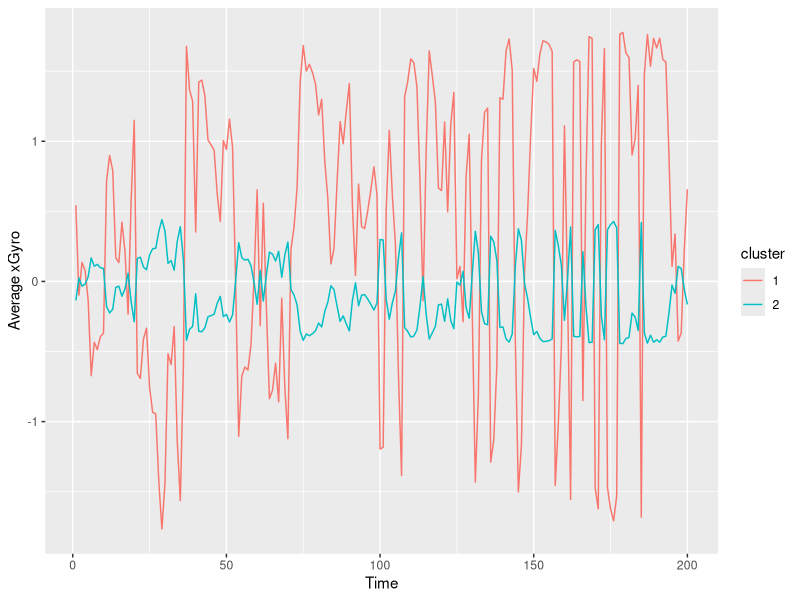
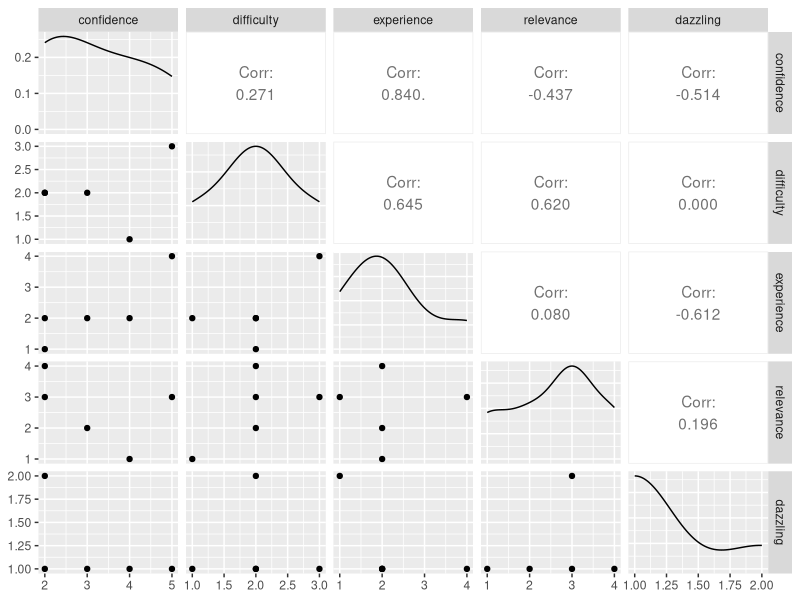
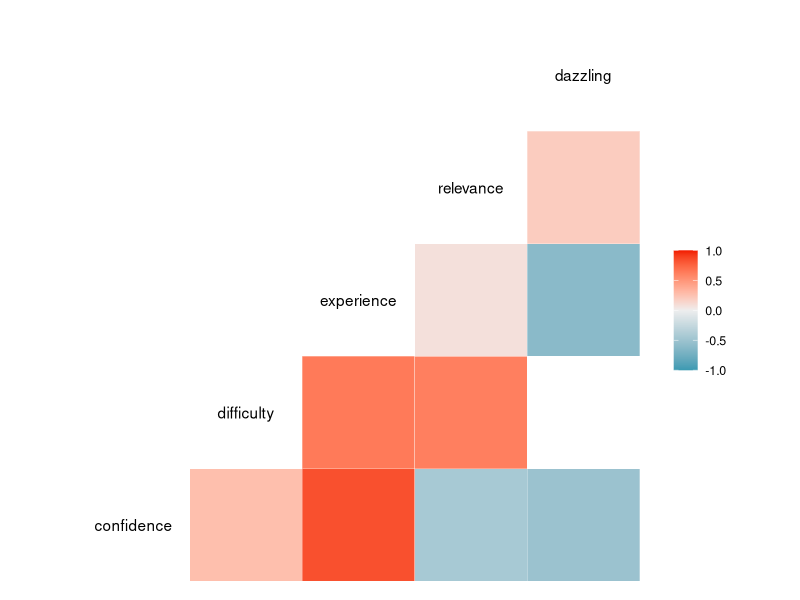
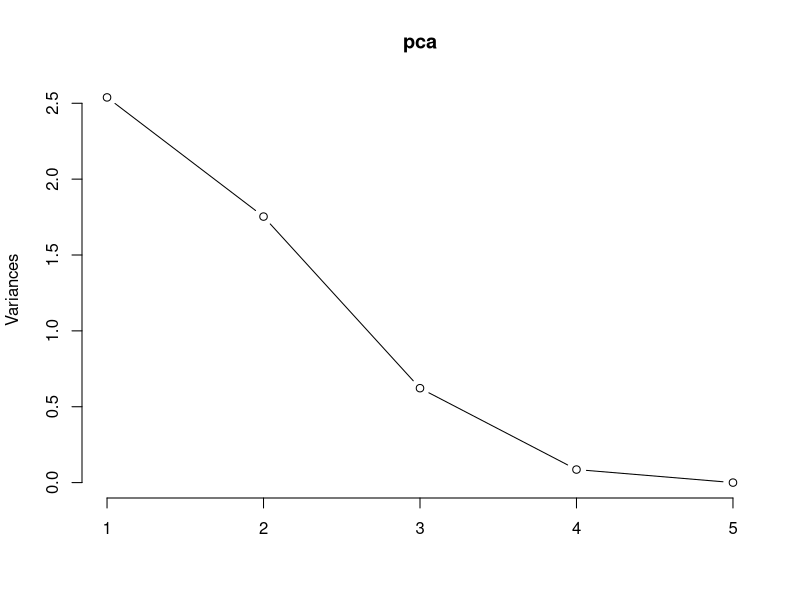
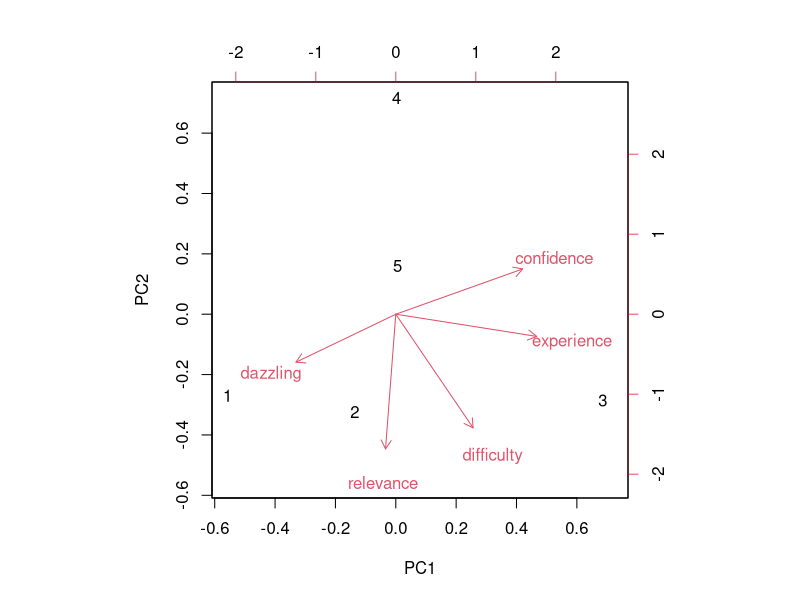
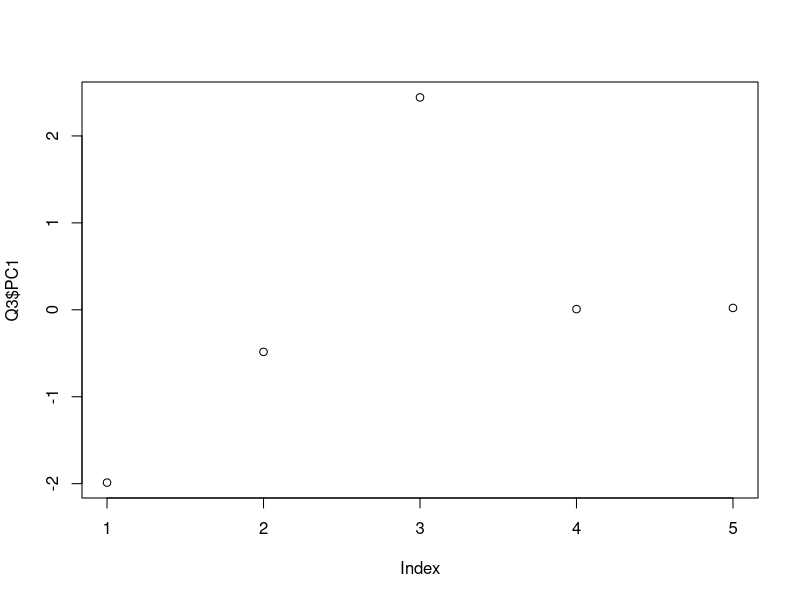
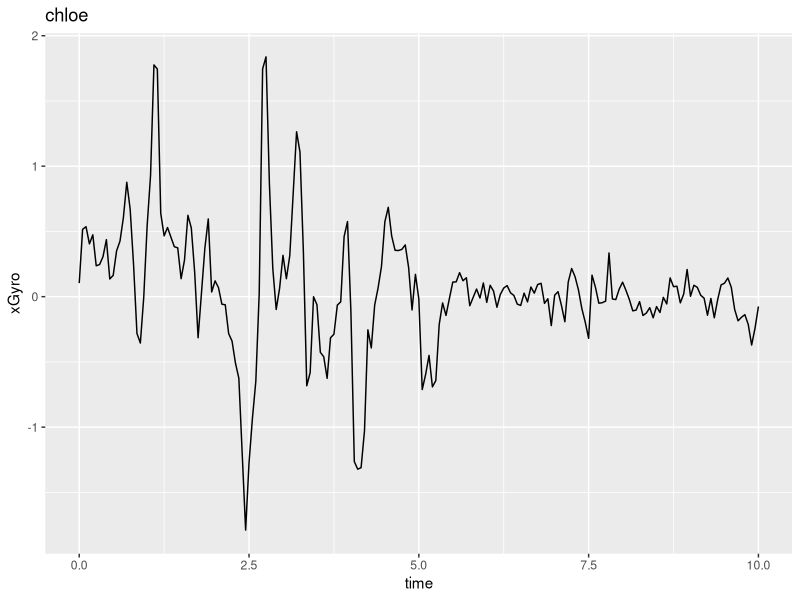
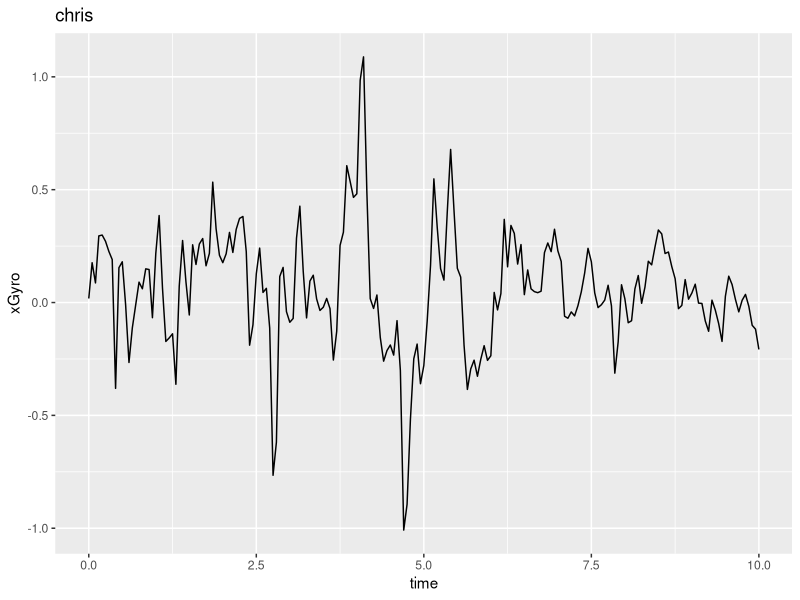

The R script that drew these images, in order:
## ---- chunk 1
# Introduction of our activity: 
# Pinch your nose and turn yourself 15 times. Then immediately use app called "AnaHertz" to record the information of our balanced capacity in 10 seconds. The app could automatically set the time so the data collected is accurate.
# The variable xGyro measures the stability of our hand holding the phone. It is concrete, continuous and countable. And some members of the group are experts and some are novices.
## ---- chunk 2
# Loading the library we will use later
library(dplyr)
library(tidyr)
library(ggplot2)
library(GGally)

# Dealing with the raw data of xGyro from "AnaHertz"
d1 = read.csv("chloe.csv", header = TRUE)[-201,-c(1,2)]
d2 = read.csv("chris.csv", header = TRUE)[-201,-c(1,2)]
d3 = read.csv("fangyu.csv",header = TRUE)[-201,-c(1,2)]
d4 = read.csv("jiahao.csv",header = TRUE)[-201,-c(1,2)]
d5 = read.csv("phil.csv",  header = TRUE)[-201,-c(1,2)]
D1 = rbind(d1,d2,d3,d4,d5)
rownames(D1) = c("chloe","chris","fangyu","jiahao","phil")

# Using K-means to distinguish the experts and novices
D2 = data.frame(scale(D1))
fit = kmeans(D2, 2)
fit$cluster
D3 = data.frame(D2, fit$cluster)
colnames(D3) = c(1:200,"cluster")
D4 = gather(D3, "time", "xGyro", 1:200)

# Visualize our results using ggplot2
D5 = D4 %>% group_by(time, cluster) %>% summarise(avg = mean(xGyro))
D5$time <- as.numeric(D5$time)
D5$cluster <- as.factor(D5$cluster)
ggplot(D5, aes(time, avg, colour = cluster)) + geom_line() + xlab("Time") + ylab("Average xGyro")

# According to the ggplot, we can see that people in cluster 1 has weaker swings in average xGyro, which means he or she is more stable than those in cluster 1.
# People in cluster 1: Chloe, Chris, Fangyu and Phil are experts in balanced capacity.
# People in cluster 2: Jiahao is novice in balanced capacity.
## ---- chunk 3
# Dealing with the raw data of five questions
Q1 = read.csv("Questions.csv", header = TRUE)
colnames(Q1) = c("name","confidence", "difficulty", "experience", "relevance", "dazzling", "gender")

# Plot correlation matrices
ggpairs(Q1, 2:6, progress = FALSE)
ggcorr(Q1[,-c(1,7)], method = c("everything", "pearson"))

# Run a PCA analysis on the data
Q2 = Q1[,-c(1,7)]
pca <- prcomp(Q2, scale. = TRUE)
pca$sdev^2
summary(pca)
plot(pca, type = "lines")
# According to the summary and plot of PCA, we see the proportion of variance of each principle component. 
# We would drop the PC4 and PC5 because they only explain a very small proportion of variance.

# Now create a data frame of the transformed data from our pca
Q3 = data.frame(pca$x)

# Print out the loadings for the components we generated
pca$rotation
loadings = abs(pca$rotation)
loadings
biplot(pca)

# PC1 represents the maximum variance direction in our data.
# According to loadings for the components, experience and confidence variables are the greatest contributor to PC1. Thus, PC1 might represents people's past experience with this activity and related confidence.

# Visualize the PC1 results
plot(Q3$PC1)
# According to the plot, we see that Wenqi Gao has the greatest score in PC1 while Jiahao Shen has the lowest score in PC1. It means that Wenqi Gao is the most confident people in balancing ability in our group and also has the most experience with this balancing activity in five years while Jiahao Shen is on the contrary.
## ---- chunk 4
# Choose one thing to predict the score for each member of your group 
# We choose the raw data time and xGyro variable as our predictors for each member of our group. By looking at the absolute max value of xGyro, we could find out the tipping point when each of us started to exhibit more stability. If people reached the tipping point much earlier than the others, it means they have greater balance skills, which means they could be expert in this activity, and vice versa. Besides, bigger absolute value also indicates instability. By balancing these two raw data variables, we could predict the score for each member of our group.

# Visualization that supports your conclusion

chloe = data.frame(read.csv("chloe.csv", header = TRUE))
chris = data.frame(read.csv("chris.csv", header = TRUE))
fangyu = data.frame(read.csv("fangyu.csv",header = TRUE))
jiahao = data.frame(read.csv("jiahao.csv",header = TRUE))
phil = data.frame(read.csv("phil.csv",  header = TRUE))

ggplot(chloe,aes(x=time,y=xGyro)) + geom_line()+ labs(title = "chloe")
ggplot(chris,aes(x=time,y=xGyro)) + geom_line()+ labs(title = "chris")
ggplot(fangyu,aes(x=time,y=xGyro)) + geom_line()+ labs(title = "fangyu")
ggplot(jiahao,aes(x=time,y=xGyro)) + geom_line()+ labs(title = "jiahao")
ggplot(phil,aes(x=time,y=xGyro)) + geom_line()+ labs(title = "phil")

# As you can see from the plot, Chris reached his tipping point at around 4;Chloe reached her tipping point around 2.5; Fangyu reached her tipping point at near 5; Jiahao's tipping point is hardly deducible from the plot, and it seems he has been experiencing unbalance in 10s ; and Phil's plot is fluctuating before around 6. We can tell from the plots that Chloe is definitely an expert in doing the activity, while jiahao is obvious a novice. This prediction, again, supports our argument.

# Devise an intervention
# Intervention: When the human body is in a fast-moving environment or an object moves quickly in front of us, the balancer in our inner ear may be stimulated. In each of our rotations, if our eyes are always focused on a point in the distance, the head is always the last part to rotate with the body, and the head turns back to the point quickly, we would feel, in this way, less dazzled and the vertigo is significantly reduced, as the external lymph does not get enough power during the rotation. 
